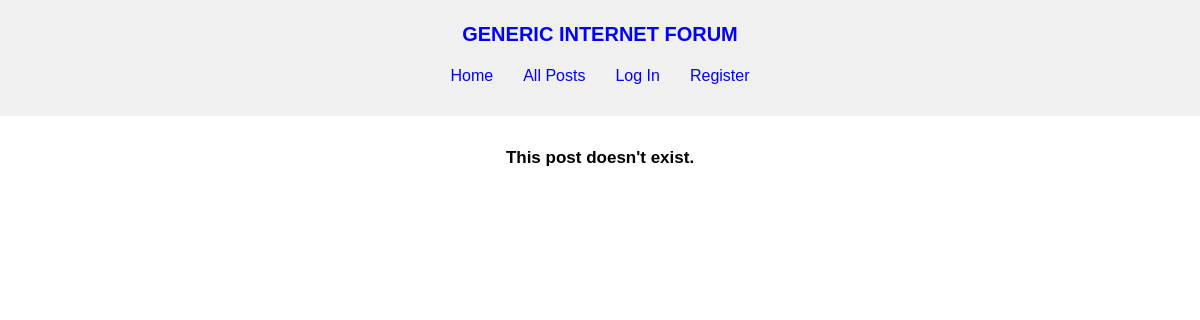
The app's page /post/20, older data.
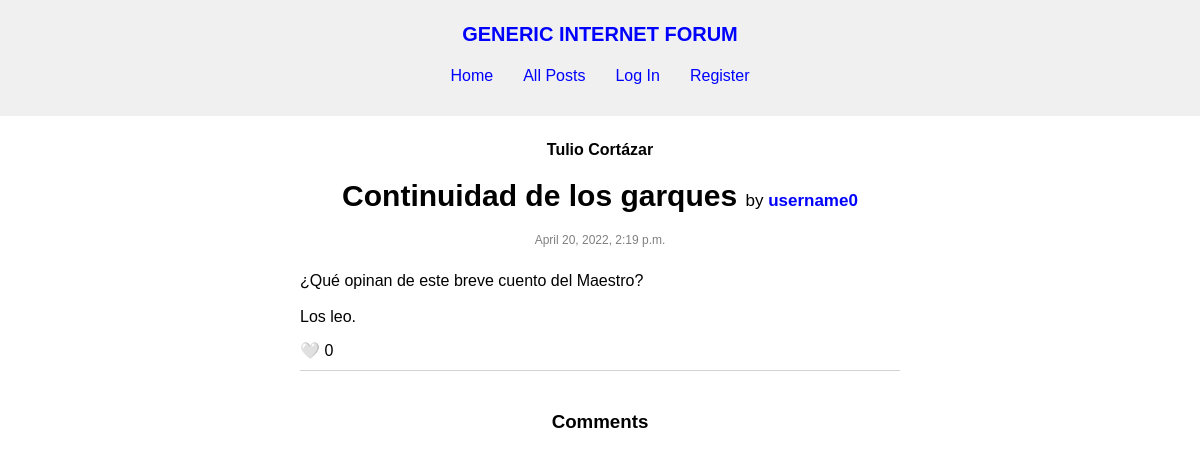
The same page, newer data.
### forum/models.py (models this page shows, shortened)
class Post(models.Model):
    topic = models.ForeignKey(
        Topic, on_delete=models.CASCADE, related_name="posts")
    author = models.ForeignKey(
        User, on_delete=models.CASCADE, related_name="posts")
    title = models.TextField(max_length=120)
    content = models.TextField(max_length=5000)
    timestamp = models.DateTimeField(auto_now_add=True)

class Topic(models.Model):
    creator = models.ForeignKey(
        User, on_delete=models.CASCADE, related_name="topics")
    name = models.TextField(max_length=120, unique=True)
    description = models.TextField(max_length=1000)
    timestamp = models.DateTimeField(auto_now_add=True)

class User(AbstractUser):
    pass

### forum/views.py (the view, shortened to what this page needs)
# urls.py: path("post/<str:post_id>", views.post, name="post"),
def post(request, post_id):
    try:
        post = Post.objects.get(id=post_id)
    except Post.DoesNotExist:
        return render(request, "forum/post.html", {
            "message": "This post doesn't exist."
        })
    liked_by_user = False
    if request.user.is_authenticated:
        liked_by_user = bool(post.likes.filter(liked_by=request.user.id))
    all_comments = post.comments.all()
    comments = parse_comments(all_comments, request.user)
    paginator = Paginator(comments, 100)
    page_number = request.GET.get('page')
    page_obj = paginator.get_page(page_number)
    return render(request, "forum/post.html", {
        "post": post,
        "likes": len(post.likes.all()),
        "liked_by_user": liked_by_user,
        "comments": comments,
        "page_obj": page_obj,
        "pages": list(range(1, paginator.num_pages + 1)),
    })

### forum/util.py (called while the page is built, shortened)
def parse_comments(all_comments, user):
    comments = []
    return comments

### forum/templates/forum/post.html (shortened to what this page needs)
{% extends "forum/layout.html" %}
{% load static %}
{% block css %}
    <link rel="stylesheet" href="{% static 'forum/post.css' %}">
    <link rel="stylesheet" href="{% static 'forum/form.css' %}">
{% endblock %}
{% block body %}
    {% if message %}
        <p class="message">{{ message }}</p>
    {% endif %}
    {% if post %}
        <section id="post-{{ post.id }}">
            <p id="topic-name">{{ post.topic.name }}</p>
            <h1 id="post-title">{{ post.title }} <span class="post-by">by <a href="{% url 'profile' post.author.username %}">{{ post.author.username }}</a></span></h1>
            <p class="post-timestamp">{{ post.timestamp }}</p>
            <p class="post-content">{{ post.content }}</p>
            <div class="post-bottom">
                <span class="like">
                    {% if user.is_authenticated %}
                        <span class="like-button" data-id="{{ post.id }}" data-liked="{{ liked_by_user }}" data-likes="{{ likes }}" data-likedobject="post">
                            {% if liked_by_user %}
                                ❤️
                            {% else %}
                                🤍
                            {% endif %}
                        </span>
                    {% else %}
                        <span>
                            🤍
                        </span>
                    {% endif %}
                    <span class="like-number">{{ likes }}</span>
                </span>
            </div>
        </section>
        <hr>
        <section id="comments">
            <h3>Comments</h3>
        </section>
    {% endif %}
{% endblock %}

Row changes from the older to the newer data that the page shows:
added Post: topic.name "Tulio Cortázar", title "Continuidad de los garques", author.username "username0", timestamp "April 20, 2022, 2:19 p.m.", content "¿Qué opinan de este breve cuento del Maestro? Los leo."
Text that changed along with them:
{{ likes }}: (not shown) → "0"
{{ message }}: "This post doesn't exist." → (not shown)
text now shown: "by 🤍 Comments"
